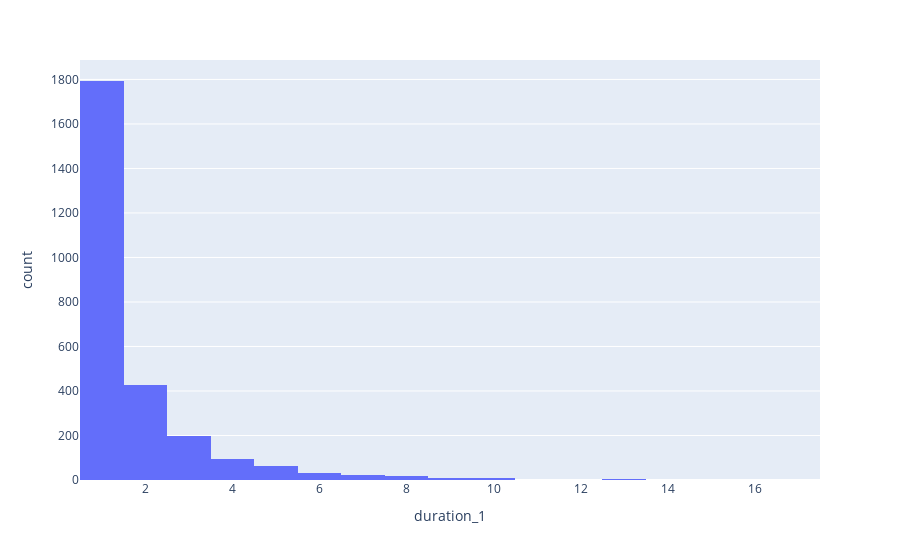

Notebook code cell kept with this figure:
### Code cell
px.histogram(tv_show_df, x='duration_1')

### Figure 1 — Plotly figure (JSON) as saved in the notebook; plotly's stock layout.template omitted (floating-point values rounded to 4 significant figures; data arrays with more than 128 entries replaced by an {"elided": "..."} marker saying what was removed)
{"data": [{"alignmentgroup": "True", "bingroup": "x", "hovertemplate": "duration_1=%{x}<br>count=%{y}<extra></extra>", "legendgroup": "", "marker": {"color": "#636efa", "pattern": {"shape": ""}}, "name": "", "offsetgroup": "", "orientation": "v", "showlegend": false, "type": "histogram", "x": {"elided": "2676 int values"}, "xaxis": "x", "yaxis": "y"}], "layout": {"barmode": "relative", "legend": {"tracegroupgap": 0}, "margin": {"t": 60}, "xaxis": {"anchor": "y", "domain": [0, 1], "title": {"text": "duration_1"}}, "yaxis": {"anchor": "x", "domain": [0, 1], "title": {"text": "count"}}}}
